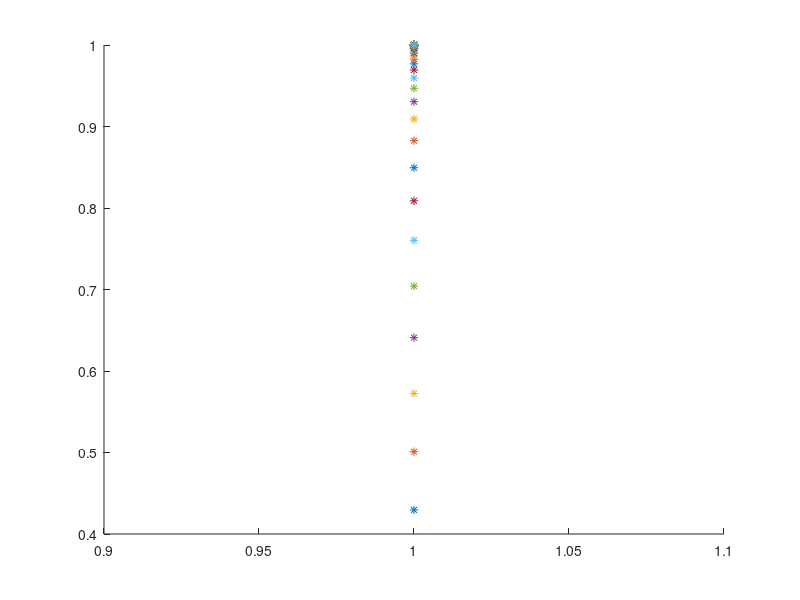

Write MATLAB code to recreate this figure.
A = [3 1; 0 4];

x = rand(2, 1);

teste_1 = A^100 * x / norm(A^100 * x, 'inf');

% Podemos delimitar o resultado para um erro desejado
erro = 1;

lambda_velho = x'*A*x / (x'*x); % Estimativa inicial do autovalor dominante (Coeficiente de Rayleigh)

figure(1); hold on;
while erro > 1e-10
    x = A * x / norm(A * x, 'inf'); 
    lambda_novo = x'*A*x / (x'*x);
    erro = abs(lambda_novo - lambda_velho);
    lambda_velho = lambda_novo;

    plot(x(1), x(2), '*'); pause(0.1);
end

disp(lambda_velho); % O autovalor gerado é dominante, ou seja, o maior em valor absoluto
disp(x);

if norm(A*x - lambda_velho*x) > 1e-10 % Conferindo se o vetor x é autovetor de A
    disp('Possível erro na convergência');
end

% 3 caso de autovalores
% Se é real e único absoluto -> Converge para o autovetor dominante
% Se é real e não único absoluto -> Converge de maneira errada
% Se é complexo -> Não converge

% para (A + cI)v => (lambda + c)v
% para A^-1v => (1/lambda)v
